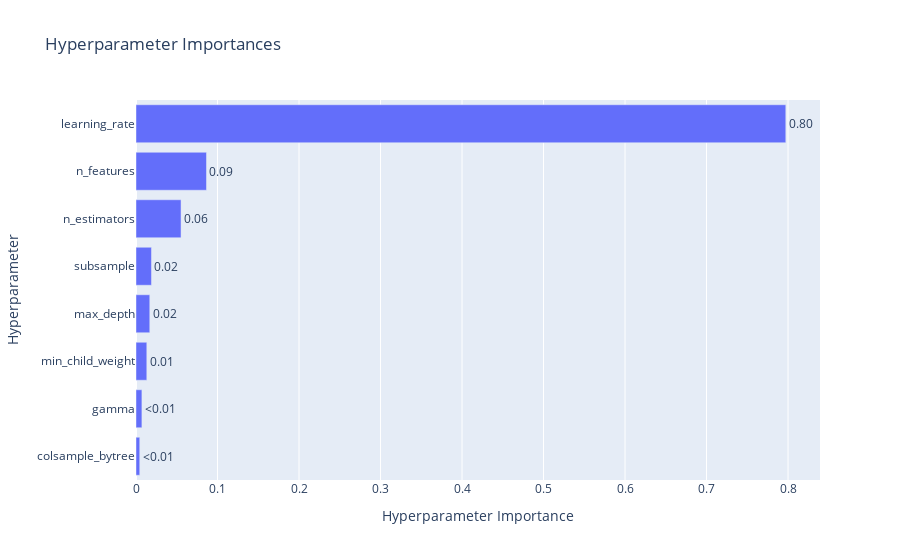

Notebook code for this chart:
### Markdown cell above
**Важность гиперпараметров:**

### Code cell
plot_param_importances(study)

### Figure 1 — Plotly figure (JSON) as saved in the notebook; plotly's stock layout.template omitted (floating-point values rounded to 4 significant figures)
{"data": [{"cliponaxis": false, "hovertemplate": ["colsample_bytree (FloatDistribution): 0.004610602739351668<extra></extra>", "gamma (FloatDistribution): 0.007250374949246367<extra></extra>", "min_child_weight (IntDistribution): 0.013266214946025309<extra></extra>", "max_depth (IntDistribution): 0.016906448051529244<extra></extra>", "subsample (FloatDistribution): 0.01896762481881694<extra></extra>", "n_estimators (IntDistribution): 0.05525687101378564<extra></extra>", "n_features (IntDistribution): 0.08649117322669006<extra></extra>", "learning_rate (FloatDistribution): 0.7972506902545548<extra></extra>"], "name": "Objective Value", "orientation": "h", "text": ["<0.01", "<0.01", "0.01", "0.02", "0.02", "0.06", "0.09", "0.80"], "textposition": "outside", "type": "bar", "x": [0.004611, 0.00725, 0.01327, 0.01691, 0.01897, 0.05526, 0.08649, 0.7973], "y": ["colsample_bytree", "gamma", "min_child_weight", "max_depth", "subsample", "n_estimators", "n_features", "learning_rate"]}], "layout": {"title": {"text": "Hyperparameter Importances"}, "xaxis": {"title": {"text": "Hyperparameter Importance"}}, "yaxis": {"title": {"text": "Hyperparameter"}}}}
